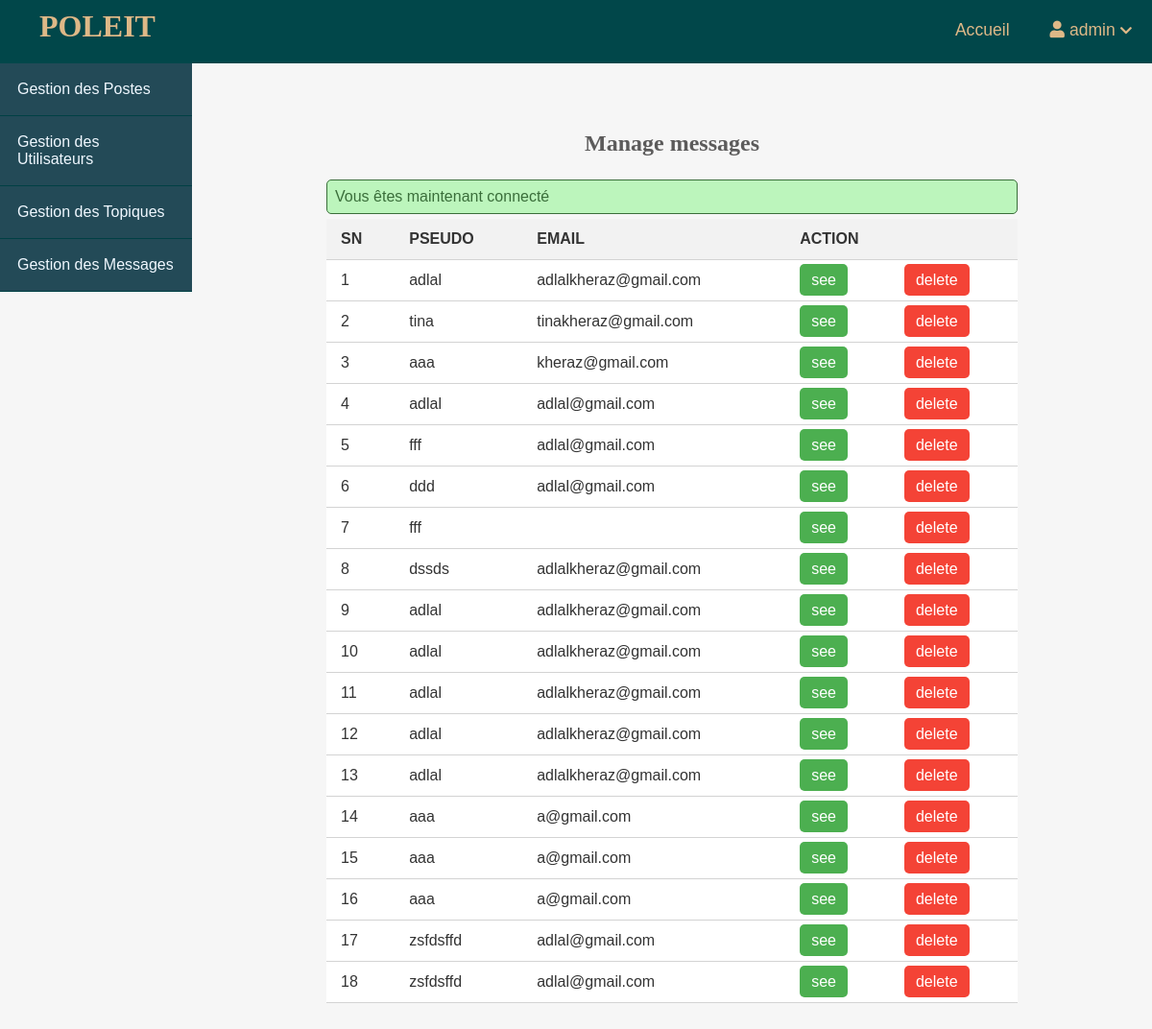
Screenshot of /admin/messages/index.php (signed in) with the database file from the repository.
### tables this page shows
CREATE TABLE IF NOT EXISTS `messages` (
  `id` int NOT NULL AUTO_INCREMENT,
  `pseudo` varchar(33) NOT NULL,
  `email` varchar(33) NOT NULL,
  `message` text NOT NULL,
  PRIMARY KEY (`id`)
);

### app/controllers/messages.php (called while the page is built, shortened)
<?php
include(ROOT_PATH . "/app/database/db.php");
$table = 'messages';
$admin_m = selectAll($table);

### app/database/db.php (called while the page is built, shortened)
<?php
require('connect.php');
function selectAll($table, $conditions = [])
{
    global $conn;
    $sql = "SELECT * FROM $table";
    if (empty($conditions)) {
        $stmt = $conn->prepare($sql);
        $stmt->execute();
        $records = $stmt->get_result()->fetch_all(MYSQLI_ASSOC);
        return $records;
    }
}

### admin/messages/index.php (the view, shortened to what this page needs)
<?php include(ROOT_PATH . "/app/controllers/messages.php");
?>
<!DOCTYPE html>
<html lang="en">
<head>
    <link rel="stylesheet" href="https://use.fontawesome.com/releases/v5.7.2/css/all.css"
>
    <link rel="stylesheet" href="../../assets/css/style.css">
    <link rel="stylesheet" href="../../assets/css/admin.css">
</head>
<body>
<?php include(ROOT_PATH . "/app/includes/dashboardHeader.php"); ?>
    <div class="admin-wrapper">
        <?php include(ROOT_PATH . "/app/includes/adminSidebar.php"); ?>
        <div class="admin-content">
            <div class="content">
                <h2 class="page-title">Manage messages</h2>
                <?php include(ROOT_PATH . "/app/includes/messages.php"); ?>
                <table>
                    <thead>
                        <th>SN</th>
                        <th>Pseudo</th>
                        <th>Email</th>
                        <th colspan="2">Action</th>
                    </thead>
                    <tbody>
                        <?php foreach ($admin_m as $key => $m) : ?>
                            <tr>
                                <td><?php echo $m['id'] ?></td>
                                <td><?php echo $m['pseudo']; ?></td>
                                <td><?php echo $m['email']; ?></td>
                                <td><a href="see.php?edit_id=<?php echo $m['id']; ?>" class="edit">see</a></td>
                                <td><a href="index.php?delete_id=<?php echo $m['id']; ?>" class="delete">delete</a></td>
                            </tr>
                        <?php endforeach; ?>
                    </tbody>
                </table>
            </div>
        </div>
    </div>
</body>
</html>

### assets/css/style.css (style rules this page uses)
html { scroll-behavior: smooth; }
body { height: 100%; padding: 0px; margin: 0px; background: #f6f6f6; font-family: Nunito sans, sans-serif; }
h1, h2, h3, h4, h5, h6 { font-family: "Candal", serif; color: #5c5b5b; margin: 5px; }
a { text-decoration: none; color: inherit; }
.content { width: 90%; margin: 30px auto 30px; }

### assets/css/admin.css (style rules this page uses)
.admin-wrapper { display: flex; height: calc(100% - 66px); }
.admin-wrapper .admin-content { flex: 8; height: 100%; padding: 40px 100px 100px; overflow-y: scroll; }
.admin-content .page-title { text-align: center; margin-bottom: 1.5rem; }
table { width: 100%; border-collapse: collapse; font-size: 1rem; }
th, td { padding: 12px 15px; text-align: left; border-bottom: 1px solid #d3d3d3; }
th { background-color: #f2f2f2; color: #333; font-weight: bold; text-transform: uppercase; }
td { background-color: #fff; color: #333; }
.edit, .delete, .unpublish, .publish { padding: 8px 12px; border-radius: 5px; text-decoration: none; transition: background-color 0.3s ease; }
.edit { background-color: #4caf50; color: #fff; }
.delete { background-color: #f44336; color: #fff; }

### rows the page displays
messages: id "1", pseudo "adlal", email "adlalkheraz@gmail.com"
messages: id "2", pseudo "tina", email "tinakheraz@gmail.com"
messages: id "3", pseudo "aaa", email "kheraz@gmail.com"
messages: id "4", pseudo "adlal", email "adlal@gmail.com"
messages: id "5", pseudo "fff", email "adlal@gmail.com"
messages: id "6", pseudo "ddd", email "adlal@gmail.com"
messages: id "7", pseudo "fff"
messages: id "8", pseudo "dssds", email "adlalkheraz@gmail.com"
messages: id "9", pseudo "adlal", email "adlalkheraz@gmail.com"
messages: id "10", pseudo "adlal", email "adlalkheraz@gmail.com"
messages: id "11", pseudo "adlal", email "adlalkheraz@gmail.com"
messages: id "12", pseudo "adlal", email "adlalkheraz@gmail.com"
messages: id "13", pseudo "adlal", email "adlalkheraz@gmail.com"
messages: id "14", pseudo "aaa", email "a@gmail.com"
messages: id "15", pseudo "aaa", email "a@gmail.com"
messages: id "16", pseudo "aaa", email "a@gmail.com"
messages: id "17", pseudo "zsfdsffd", email "adlal@gmail.com"
messages: id "18", pseudo "zsfdsffd", email "adlal@gmail.com"

### other values shown
$_SESSION['username'] "admin"
$_SESSION['message'] "Vous êtes maintenant connecté"
